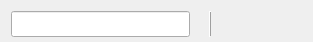
<?xml version="1.0" encoding="UTF-8"?>
<ui version="4.0">
 <class>SearchToolbar</class>
 <widget class="QWidget" name="SearchToolbar">
  <property name="windowModality">
   <enum>Qt::NonModal</enum>
  </property>
  <property name="geometry">
   <rect>
    <x>0</x>
    <y>0</y>
    <width>313</width>
    <height>42</height>
   </rect>
  </property>
  <property name="minimumSize">
   <size>
    <width>313</width>
    <height>42</height>
   </size>
  </property>
  <property name="maximumSize">
   <size>
    <width>313</width>
    <height>42</height>
   </size>
  </property>
  <property name="autoFillBackground">
   <bool>false</bool>
  </property>
  <layout class="QGridLayout" name="gridLayout">
   <item row="0" column="5">
    <widget class="QToolButton" name="closeButton">
     <property name="sizePolicy">
      <sizepolicy hsizetype="Fixed" vsizetype="Fixed">
       <horstretch>0</horstretch>
       <verstretch>0</verstretch>
      </sizepolicy>
     </property>
     <property name="toolTip">
      <string>关闭</string>
     </property>
     <property name="icon">
      <iconset>
       <normalon>:/res/dictmng/btn_remove.png</normalon>
      </iconset>
     </property>
     <property name="autoRaise">
      <bool>true</bool>
     </property>
     <property name="clearButtonEnabled" stdset="0">
      <bool>false</bool>
     </property>
    </widget>
   </item>
   <item row="0" column="2">
    <widget class="Line" name="line">
     <property name="sizePolicy">
      <sizepolicy hsizetype="Fixed" vsizetype="Expanding">
       <horstretch>0</horstretch>
       <verstretch>0</verstretch>
      </sizepolicy>
     </property>
     <property name="minimumSize">
      <size>
       <width>0</width>
       <height>26</height>
      </size>
     </property>
     <property name="maximumSize">
      <size>
       <width>16777215</width>
       <height>26</height>
      </size>
     </property>
     <property name="frameShadow">
      <enum>QFrame::Raised</enum>
     </property>
     <property name="orientation">
      <enum>Qt::Vertical</enum>
     </property>
    </widget>
   </item>
   <item row="0" column="4">
    <widget class="QToolButton" name="next">
     <property name="sizePolicy">
      <sizepolicy hsizetype="Fixed" vsizetype="Fixed">
       <horstretch>0</horstretch>
       <verstretch>0</verstretch>
      </sizepolicy>
     </property>
     <property name="toolTip">
      <string>下一个</string>
     </property>
     <property name="shortcut">
      <string notr="true">Ctrl+G</string>
     </property>
     <property name="autoRaise">
      <bool>true</bool>
     </property>
    </widget>
   </item>
   <item row="0" column="0">
    <widget class="FocusSelectLineEdit" name="lineEdit">
     <property name="minimumSize">
      <size>
       <width>100</width>
       <height>26</height>
      </size>
     </property>
     <property name="maximumSize">
      <size>
       <width>16777215</width>
       <height>26</height>
      </size>
     </property>
     <property name="placeholderText">
      <string/>
     </property>
    </widget>
   </item>
   <item row="0" column="3">
    <widget class="QToolButton" name="previous">
     <property name="sizePolicy">
      <sizepolicy hsizetype="Fixed" vsizetype="Fixed">
       <horstretch>0</horstretch>
       <verstretch>0</verstretch>
      </sizepolicy>
     </property>
     <property name="toolTip">
      <string>上一个</string>
     </property>
     <property name="shortcut">
      <string notr="true">Ctrl+Shift+G</string>
     </property>
     <property name="autoRaise">
      <bool>true</bool>
     </property>
    </widget>
   </item>
   <item row="0" column="1">
    <widget class="QLabel" name="resultCountLabel">
     <property name="text">
      <string/>
     </property>
     <property name="alignment">
      <set>Qt::AlignRight|Qt::AlignTrailing|Qt::AlignVCenter</set>
     </property>
    </widget>
   </item>
  </layout>
 </widget>
 <customwidgets>
  <customwidget>
   <class>FocusSelectLineEdit</class>
   <extends>QLineEdit</extends>
   <header>focusselectlineedit.h</header>
  </customwidget>
 </customwidgets>
 <resources>
  <include location="mainwindow.qrc"/>
 </resources>
 <connections/>
</ui>
